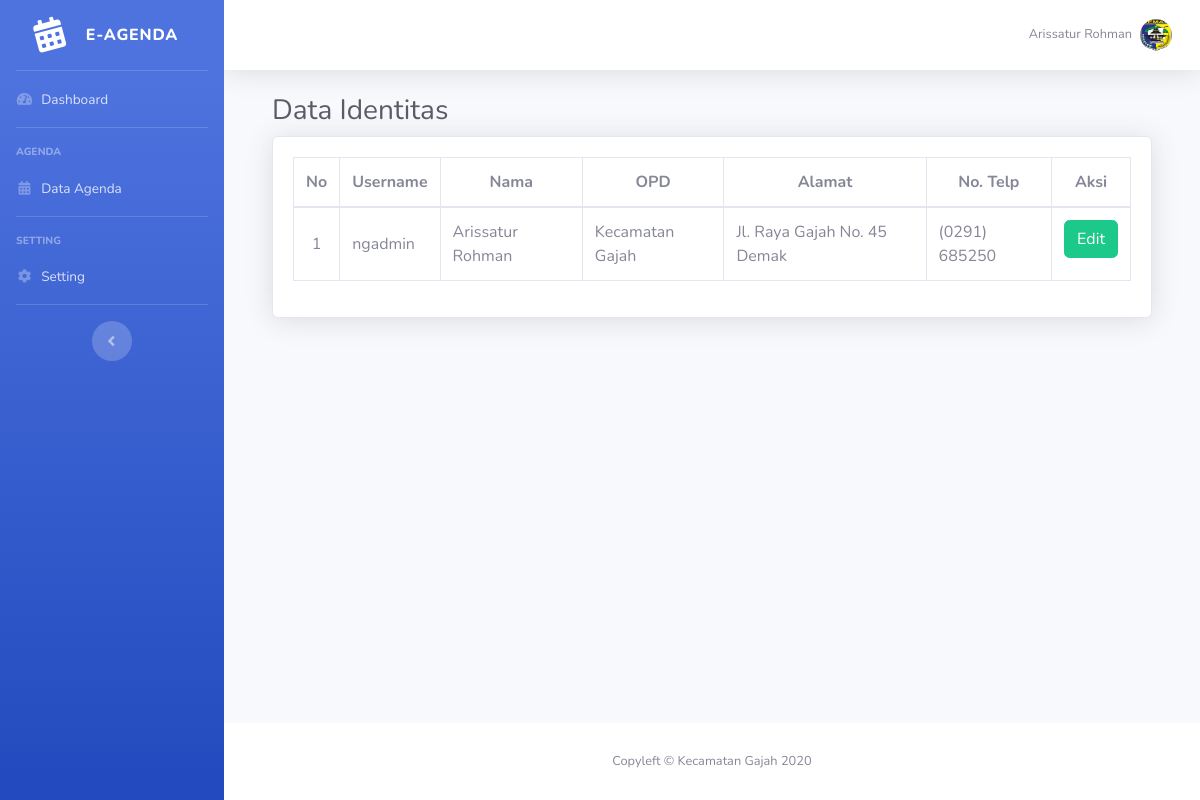
The page /admin/index.php?page=setting (signed in) on the database its author committed.
### tables this page shows
CREATE TABLE `tb_user` (
  `id` int(11) NOT NULL,
  `user` varchar(50) NOT NULL,
  `pass` varchar(255) NOT NULL,
  `nama` varchar(50) NOT NULL,
  `opd` varchar(100) NOT NULL,
  `alamat` varchar(100) NOT NULL,
  `telp` varchar(20) NOT NULL
);

### admin/index.php (the view, shortened to what this page needs)
<?php
include('../admin/config.php');
?>
<!DOCTYPE html>
<html lang="en">
<head>
  <link href="../assets/vendor/fontawesome-free/css/all.min.css" rel="stylesheet" type="text/css">
  <link href="../assets/css/sb-admin-2.min.css" rel="stylesheet">
  <link href="../assets/vendor/datatables/dataTables.bootstrap4.min.css" rel="stylesheet">
</head>
<body id="page-top">
  <div id="wrapper">
    <ul class="navbar-nav bg-gradient-primary sidebar sidebar-dark accordion" id="accordionSidebar">
      <a class="sidebar-brand d-flex align-items-center justify-content-center" href="index.php">
        <div class="sidebar-brand-icon rotate-n-15">
          <i class="fas fa-fw fa-calendar-alt"></i>
        </div>
        <div class="sidebar-brand-text mx-3">e-Agenda</div>
      </a>
      <hr class="sidebar-divider my-0">
      <li class="nav-item">
        <a class="nav-link" href="index.php">
          <i class="fas fa-fw fa-tachometer-alt"></i>
          <span>Dashboard</span></a>
      </li>
      <hr class="sidebar-divider">
      <div class="sidebar-heading">
        AGENDA
      </div>
      <li class="nav-item">
        <a class="nav-link" href="?page=agenda">
          <i class="fas fa-fw fa-calendar-alt"></i>
          <span>Data Agenda</span></a>
      </li>
      <hr class="sidebar-divider">
      <div class="sidebar-heading">
        SETTING
      </div>
      <li class="nav-item">
        <a class="nav-link" href="?page=setting">
          <i class="fas fa-fw fa-cog"></i>
          <span>Setting</span></a>
      </li>
      <hr class="sidebar-divider d-none d-md-block">
      <div class="text-center d-none d-md-inline">
        <button class="rounded-circle border-0" id="sidebarToggle"></button>
      </div>
    </ul>
    <div id="content-wrapper" class="d-flex flex-column">
      <div id="content">
        <nav class="navbar navbar-expand navbar-light bg-white topbar mb-4 static-top shadow">
          <ul class="navbar-nav ml-auto">
            <li class="nav-item dropdown no-arrow">
              <?php
              $sql = $conn->query("SELECT * FROM tb_user");
              while ($data=$sql->fetch_assoc()){
              ?>
              <a class="nav-link dropdown-toggle" href="#" id="userDropdown" role="button" data-toggle="dropdown" aria-haspopup="true" aria-expanded="false">
                <span class="mr-2 d-none d-lg-inline text-gray-600 small"><?php echo $data['nama']; ?></span>
                <img class="img-profile rounded-circle" src="../img/logo.png">
              </a>
              <?php } ?>
            </li>
          </ul>
        </nav>
        <div class="container-fluid">
          <?php
            $page = $_GET['page'];
            $aksi = $_GET['aksi'];
            if ($page == "agenda") {
              if ($aksi == "") {
                include "../admin/agenda/agenda.php";
              }elseif ($aksi== "tambah") {
                include "../admin/agenda/tambah.php";
              }
              elseif ($aksi== "edit") {
                include "../admin/agenda/edit.php";
              }
              elseif ($aksi== "hapus") {
                include "../admin/agenda/hapus.php";
              }
            }
            elseif ($page == "setting") {
              if ($aksi == "") {
                include "../admin/setting/setting.php";
              }
              elseif ($aksi== "edit") {
                include "../admin/setting/s_edit.php";
              }
            }
            elseif ($page == "instansi") {
              if ($aksi == "") {
                include "../admin/setting/profil.php";
              }
            }
              elseif ($page == "") {
                include "../admin/dashboard.php";
            }
            ?>
        </div>
      </div>
      <?php
      $sql = $conn->query("SELECT * FROM tb_user");
      while ($data=$sql->fetch_assoc()){
       ?>
       <?php $tahun = date('Y'); ?>
      <footer class="sticky-footer bg-white">
        <div class="container my-auto">
          <div class="copyright text-center my-auto">
            <span>Copyleft &copy; <?php echo $data['opd']; ?> <?php echo $tahun; ?></span>
          </div>
        </div>
      </footer>
    <?php } ?>
    </div>
  </div>
</body>
</html>

### admin/setting/setting.php (shortened to what this page needs)
<div class="container-fluid">
  <h1 class="h3 mb-2 text-gray-800">Data Identitas</h1>
  <div class="card shadow">
    <div class="card-body">
      <div class="table-responsive">
        <table class="table table-bordered" width="100%" cellspacing="0">
          <thead>
            <tr>
              <th class="text-center">No</th>
              <th class="text-center">Username</th>
              <th class="text-center">Nama</th>
              <th class="text-center">OPD</th>
              <th class="text-center">Alamat</th>
              <th class="text-center">No. Telp</th>
              <th class="text-center">Aksi</th>
            </tr>
          </thead>
          <tbody>
            <?php
            $no = 1;
            $sql = $conn->query("SELECT * FROM tb_user");
            while ($data=$sql->fetch_assoc()){
             ?>
            <tr>
              <td class="text-center align-middle"><?php echo $no++; ?></td>
              <td class="align-middle"><?php echo ($data['user']); ?></td>
              <td class="align-middle"><?php echo ($data['nama']); ?></td>
              <td class="align-middle"><?php echo ($data['opd']); ?></td>
              <td class="align-middle"><?php echo $data['alamat'];; ?></td>
              <td class="align-middle"><?php echo ($data['telp']); ?></td>
              <td class="text-center">
                <a href="?page=setting&aksi=edit&id=<?php echo $data['id']; ?>" class="btn btn-success">Edit</a>
              </td>
            </tr>
          <?php
             } ?>
          </tbody>
        </table>
      </div>
    </div>
  </div>
</div>

### rows shown on the page
tb_user: nama "Arissatur Rohman", user "ngadmin", opd "Kecamatan Gajah", alamat "Jl. Raya Gajah No. 45 Demak", telp "(0291) 685250"
